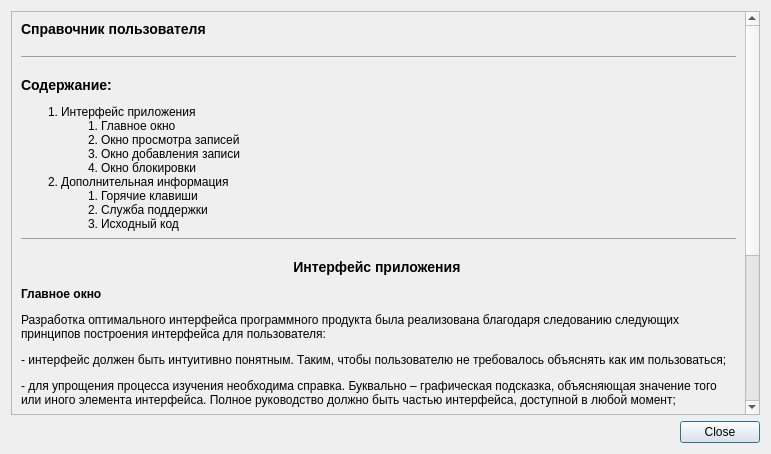
<?xml version="1.0" encoding="UTF-8"?>
<ui version="4.0">
 <class>HelpDialog</class>
 <widget class="QDialog" name="HelpDialog">
  <property name="geometry">
   <rect>
    <x>0</x>
    <y>0</y>
    <width>771</width>
    <height>454</height>
   </rect>
  </property>
  <property name="maximumSize">
   <size>
    <width>16777215</width>
    <height>16777215</height>
   </size>
  </property>
  <property name="windowTitle">
   <string>Password Manager Help</string>
  </property>
  <layout class="QVBoxLayout" name="verticalLayout">
   <item>
    <widget class="QScrollArea" name="scrollArea">
     <property name="widgetResizable">
      <bool>true</bool>
     </property>
     <widget class="QWidget" name="scrollAreaWidgetContents">
      <property name="geometry">
       <rect>
        <x>0</x>
        <y>0</y>
        <width>737</width>
        <height>1476</height>
       </rect>
      </property>
      <layout class="QHBoxLayout" name="horizontalLayout">
       <item>
        <widget class="QLabel" name="label">
         <property name="styleSheet">
          <string notr="true">li { list-style-type: none; } /* Убираем исходную нумерацию у списка */
   		ol { counter-reset: list1; } /* Инициируем счетчик */
   		ol li:before {
	    	counter-increment: list1; /* Увеличиваем значение счетчика */
	    	content: counter(list1) &quot;. &quot;; /* Выводим число */
   		}
   		ol ol { counter-reset: list2; } /* Инициируем счетчик вложенного списка */
   		ol ol li:before {
	    	counter-increment: list2; /* Увеличиваем значение счетчика вложенного списка */
	    	content: counter(list1) &quot;.&quot; counter(list2) &quot;. &quot;; /* Выводим число */
   		}
   		.numeric { counter-reset: listh1; } /* Инициируем счетчик */
   		.numeric h3:before {
	    	counter-increment: listh1; /* Увеличиваем значение счетчика */
	    	content: counter(listh1) &quot;. &quot;; /* Выводим число */
   		}
   		.numeric .numeric2 { counter-reset: listh2; } /* Инициируем счетчик вложенного списка */
   		.numeric .numeric2 h4:before {
	    	counter-increment: listh2; /* Увеличиваем значение счетчика вложенного списка */
	    	content: counter(listh1) &quot;.&quot; counter(listh2) &quot;. &quot;; /* Выводим число */
   		}</string>
         </property>
         <property name="text">
          <string>&lt;!DOCTYPE html&gt; 
&lt;html&gt;
&lt;head&gt;
	&lt;meta charset='utf-8'&gt;
	&lt;title&gt;Help&lt;/title&gt;
	&lt;style&gt;
   		li { list-style-type: none; } /* Убираем исходную нумерацию у списка */
   		ol { counter-reset: list1; } /* Инициируем счетчик */
   		ol li:before {
	    	counter-increment: list1; /* Увеличиваем значение счетчика */
	    	content: counter(list1) &quot;. &quot;; /* Выводим число */
   		}
   		ol ol { counter-reset: list2; } /* Инициируем счетчик вложенного списка */
   		ol ol li:before {
	    	counter-increment: list2; /* Увеличиваем значение счетчика вложенного списка */
	    	content: counter(list1) &quot;.&quot; counter(list2) &quot;. &quot;; /* Выводим число */
   		}
   		.numeric { counter-reset: listh1; } /* Инициируем счетчик */
   		.numeric h3:before {
	    	counter-increment: listh1; /* Увеличиваем значение счетчика */
	    	content: counter(listh1) &quot;. &quot;; /* Выводим число */
   		}
   		.numeric .numeric2 { counter-reset: listh2; } /* Инициируем счетчик вложенного списка */
   		.numeric .numeric2 h4:before {
	    	counter-increment: listh2; /* Увеличиваем значение счетчика вложенного списка */
	    	content: counter(listh1) &quot;.&quot; counter(listh2) &quot;. &quot;; /* Выводим число */
   		}
  &lt;/style&gt;
&lt;/head&gt;
&lt;body background=&quot;img/Paper.jpg&quot; font=&quot;Georgia&quot;&gt;
	&lt;h3&gt;Справочник пользователя&lt;/h3&gt;
		&lt;hr&gt;
		&lt;h3&gt;Содержание:&lt;/h3&gt;
		&lt;ol&gt;
	  		&lt;li&gt;Интерфейс приложения&lt;/li&gt;
	  		&lt;ol&gt;
	    		&lt;li&gt;Главное окно&lt;/li&gt;
	    		&lt;li&gt;Окно просмотра записей&lt;/li&gt;
	    		&lt;li&gt;Окно добавления записи&lt;/li&gt;
	    		&lt;li&gt;Окно блокировки&lt;/li&gt;
	  		&lt;/ol&gt;
	  		&lt;li&gt;Дополнительная информация&lt;/li&gt;
	  		&lt;ol&gt;
	    		&lt;li&gt;Горячие клавиши&lt;/li&gt;
	    		&lt;li&gt;Служба поддержки&lt;/li&gt;
	    		&lt;li&gt;Исходный код&lt;/li&gt;
	  		&lt;/ol&gt;
		&lt;/ol&gt;

		&lt;hr&gt;
		&lt;div class=&quot;numeric&quot;&gt;
			&lt;h3 align=&quot;center&quot;&gt;Интерфейс приложения&lt;/h3&gt;
			&lt;div class=&quot;numeric2&quot;&gt;
				&lt;h4&gt;Главное окно&lt;/h4&gt;
				
				&lt;p&gt;Разработка оптимального интерфейса программного продукта была реализована благодаря следованию 	следующих принципов построения интерфейса для пользователя:&lt;/p&gt;
				&lt;p&gt;- интерфейс должен быть интуитивно понятным. Таким, чтобы пользователю не требовалось объяснять как им пользоваться;&lt;/p&gt;
				&lt;p&gt;- для упрощения процесса изучения необходима справка. Буквально – графическая подсказка, объясняющая значение того или иного элемента интерфейса. Полное руководство должно быть частью интерфейса, доступной в любой момент;&lt;/p&gt;
				&lt;p&gt;- возврат пользователя в то место, где им была закончена работа во-время прошлой сессии;&lt;/p&gt;
				&lt;p&gt;- чаще всего, пользователи в интерфейсе сначала ищут сущность(существительное), а затем действие(глагол) к ней;&lt;/p&gt;
				&lt;p&gt;- чем быстрее человек увидит результат – тем лучше. Пример – «живой» поиск, когда варианты, в процессе набора поискового запроса. Основной принцип: программа должна взаимодействовать с пользователем на основе наименьшей значимой единицы ввода.&lt;/p&gt;
				&lt;p&gt;Исходя из этих несложных принципов, был спроектирован интуитивно понятный интерфейс, в котором есть все необходимое для реализации поставленной цели дипломного проекта.&lt;/p&gt;
			&lt;/div&gt;

			&lt;div class=&quot;numeric2&quot;&gt;
				&lt;h4&gt;Окно просмотра записей&lt;/h4&gt;

				&lt;p&gt;При запуске программного продукта, пользователю предоставляется во внимание главное окно приложения, в котором содержится два элемента управления в виде клавиш, отвечающих за создание нового файла, либо открытие, ранее созданного.&lt;/p&gt;
				&lt;center&gt;&lt;img src=&quot;:/html/help/images/html/help/ru/mainwindow.jpg&quot;&gt;&lt;/center&gt;
			&lt;/div&gt;

		&lt;/div&gt;
&lt;/body&gt;
&lt;/html&gt;</string>
         </property>
         <property name="wordWrap">
          <bool>true</bool>
         </property>
        </widget>
       </item>
      </layout>
     </widget>
    </widget>
   </item>
   <item>
    <widget class="QDialogButtonBox" name="buttonBox">
     <property name="orientation">
      <enum>Qt::Horizontal</enum>
     </property>
     <property name="standardButtons">
      <set>QDialogButtonBox::Close</set>
     </property>
    </widget>
   </item>
  </layout>
 </widget>
 <resources/>
 <connections>
  <connection>
   <sender>buttonBox</sender>
   <signal>accepted()</signal>
   <receiver>HelpDialog</receiver>
   <slot>accept()</slot>
   <hints>
    <hint type="sourcelabel">
     <x>248</x>
     <y>254</y>
    </hint>
    <hint type="destinationlabel">
     <x>157</x>
     <y>274</y>
    </hint>
   </hints>
  </connection>
  <connection>
   <sender>buttonBox</sender>
   <signal>rejected()</signal>
   <receiver>HelpDialog</receiver>
   <slot>reject()</slot>
   <hints>
    <hint type="sourcelabel">
     <x>316</x>
     <y>260</y>
    </hint>
    <hint type="destinationlabel">
     <x>286</x>
     <y>274</y>
    </hint>
   </hints>
  </connection>
 </connections>
</ui>
